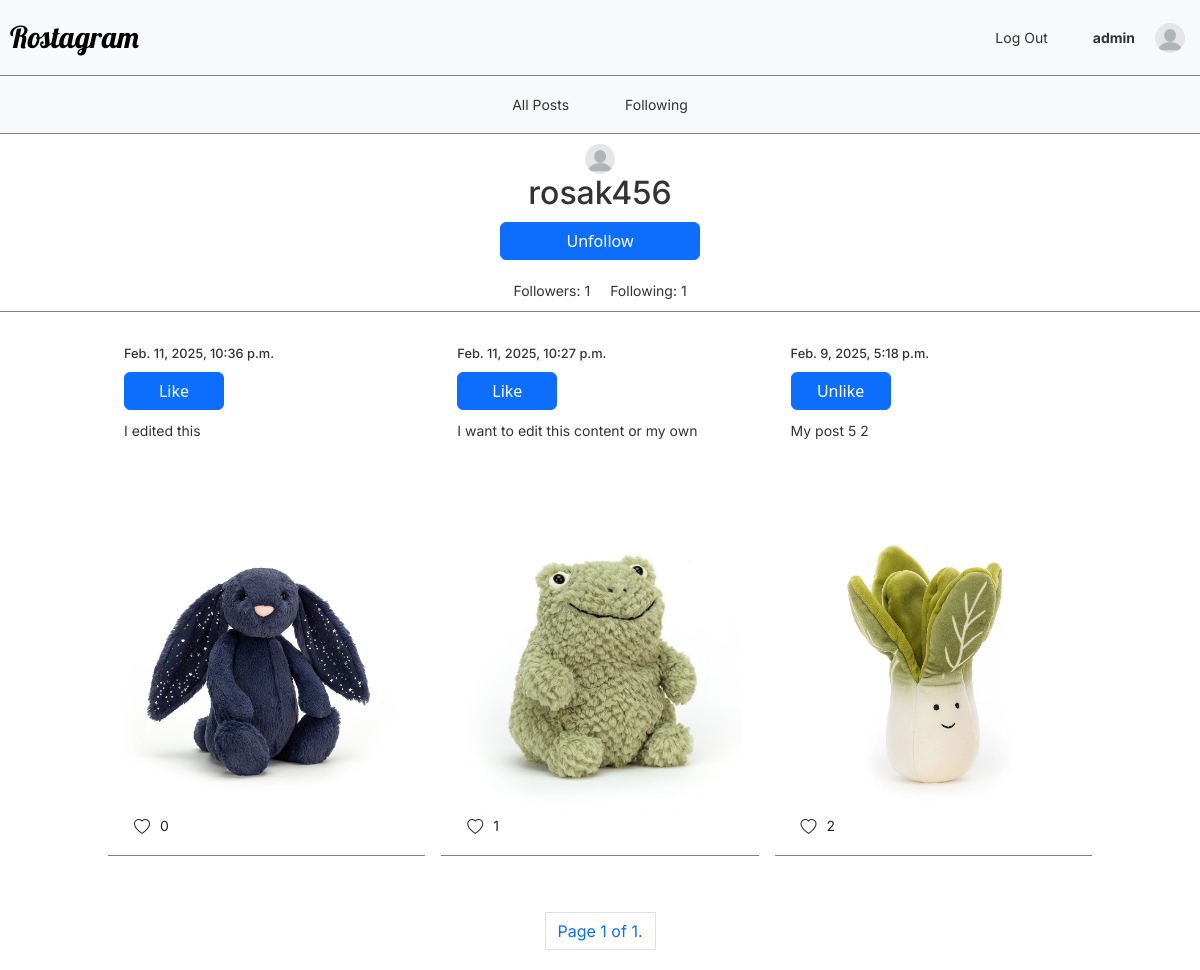
Screenshot of /profile/rosak456/ (signed in) with the database file from the repository.
### network/models.py (models this page shows)
class User(AbstractUser):
    bio = models.TextField(blank=True, null=True, default=None)
    profile_picture = models.ImageField(upload_to="images/User/%d/%m/%y", default="profile-default.webp")

class Post(models.Model):
    user = models.ForeignKey(User, on_delete=models.CASCADE, related_name='posts', null=True)
    created_at = models.DateTimeField(auto_now_add=True)
    content = models.TextField(blank=True, default=None, null=True)
    image = models.ImageField(upload_to="images/Post/%d/%m/%y")

### network/views.py (the view)
# urls.py: path("profile/<str:username>/", views.profile_view, name="profile"),
def profile_view(request, username):
    user = request.user
    profile_user = get_object_or_404(User, username=username)
    posts = Post.objects.filter(user=profile_user).order_by("-created_at")
    paginator = Paginator(posts, 10)
    page_number = request.GET.get("page")
    page_obj = paginator.get_page(page_number)
    is_following = Follow.objects.filter(users=profile_user, follower=request.user).exists()
    for post in page_obj.object_list:
        post.is_liked = post.likes.filter(user=user).exists()
    return render(request, "network/profile.html", {
        "posts": page_obj.object_list,
        "profile_user": profile_user,
        "is_following": is_following,
        "page_obj": page_obj
    })

### network/templates/network/profile.html (shortened to what this page needs)
{% extends "network/layout.html" %}
{% block body %}
    <div class="page-heading">
        <img src="{{ profile_user.profile_picture.url }}" class="profile-img">
        <h2>{{ profile_user.username }}</h2>
    </div>
    {% if user.username != profile_user.username %}
    <div class="profile-follow-btn-container">
        <button class="btn btn-primary follow-btn" data-profile-username="{{ profile_user.username }}">
            {% if is_following %}
                Unfollow
            {% else %}
                Follow
            {% endif %}
        </button>
    </div>
    {% endif %}
    <div class="profile-follow-container">
        <p class="follow-count" id="follow-count-{{ profile_user.username }}">Followers: {{ profile_user.followers.count }}</p>
        <p>Following: {{ profile_user.following.count }}</p>
    </div>
    <div class="all-posts-container">
        {% for post in page_obj %}
            <div class="post-container">
                <div class="post-timestamp">
                    <h6>{{ post.created_at }}</h6>
                </div>
                <div class="post-details" id="post-{{ post.id }}">
                    <div class="post-topbar">
                        {% if user.is_authenticated %}
                        <div class="post-btn-container">
                            {% if user.username != post.user.username %}
                            <button class="btn btn-primary like-btn" data-post-id="{{ post.id }}">
                                {% if post.is_liked %}
                                    Unlike
                                {% else %}
                                    Like
                                {% endif %}
                            </button>
                            {% else %}
                            {% csrf_token %}
                                <button class="btn btn-success edit-btn" data-post-id="{{ post.id }}">
                                    Edit
                                </button>
                            {% endif %}
                        </div>
                        {% endif %}
                    </div>
                    <div class="post-content-container">
                        <p id="post-content-{{ post.id }}">{{ post.content }}</p>
                    </div>
                </div>
                <img src="{{ post.image.url }}" class="post-img">
                <div class="like-container">
                    <i class="bi bi-heart"></i>
                    <div class="like-count" id="like-count-{{ post.id }}">
                        {{ post.likes.count }}
                    </div>
                </div>
            </div>
        {% endfor %}
    </div>
    <div class="pagination">
        <span class="step-links">
            <span class="current page-link">
                Page {{ page_obj.number }} of {{ page_obj.paginator.num_pages }}.
            </span>
        </span>
    </div>
{% endblock %}

### network/templates/network/layout.html (shortened to what this page needs)
{% load static %}
<!DOCTYPE html>
<html lang="en">
    <head>
        <link rel="stylesheet" href="https://cdn.jsdelivr.net/npm/bootstrap@5.3.3/dist/css/bootstrap.min.css">
        <link rel="stylesheet" href="https://cdn.jsdelivr.net/npm/bootstrap-icons@1.11.3/font/bootstrap-icons.min.css">
        <link href="{% static 'network/styles.css' %}" rel="stylesheet">
    </head>
    <body>
        <nav class="navbar navbar-expand-lg navbar-light bg-light">
            <div class="navbar-items">
                <a class="navbar-brand" href="{% url 'index' %}">Rostagram</a>
                {% if user.is_authenticated %}
                <li class="nav-item">
                    <a class="nav-link" href="{% url 'logout' %}">Log Out</a>
                </li>
                <li class="nav-item profile-details">
                    <a class="nav-link profile-username" href="{% url 'profile' user.username %}"><strong>{{ user.username }}</strong></a>
                    <img src="{{ user.profile_picture.url }}" class="profile-img">
                </li>
                {% endif %}
            </div>
        </nav>
        <nav class="navbar navbar-expand-lg navbar-light bg-light navbar-2">
            <div class="navbar-items">
              <ul class="navbar-nav mr-auto">
                <li class="nav-item">
                  <a class="nav-link" href="{% url 'index' %}">All Posts</a>
                </li>
                {% if user.is_authenticated %}
                    <li class="nav-item">
                        <a class="nav-link" href="{% url 'following' %}">Following</a>
                    </li>
                {% endif %}
              </ul>
            </div>
        </nav>
        <div class="body">
            {% block body %}
            {% endblock %}
        </div>
    </body>
</html>

### rows the page displays
User: username "admin", profile_picture (placeholder picture)
User: profile_picture (placeholder picture), username "rosak456", followers.count "1", following.count "1"
Post: created_at "Feb. 11, 2025, 10:36 p.m.", shows "Like", content "I edited this", image (picture), likes.count "0"
Post: created_at "Feb. 11, 2025, 10:27 p.m.", shows "Like", content "I want to edit this content or my own", image (picture), likes.count "1"
Post: created_at "Feb. 9, 2025, 5:18 p.m.", shows "Unlike", content "My post 5 2", image (picture), likes.count "2"

### other values shown
{{ page_obj.number }} "1"
{{ page_obj.paginator.num_pages }} "1"
